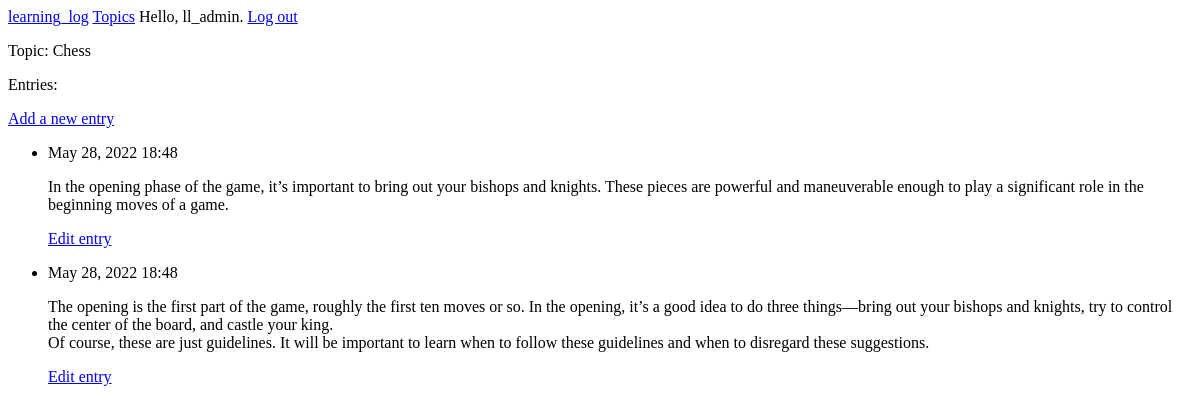
Before: /topics/1/ (signed in) with the older database file.
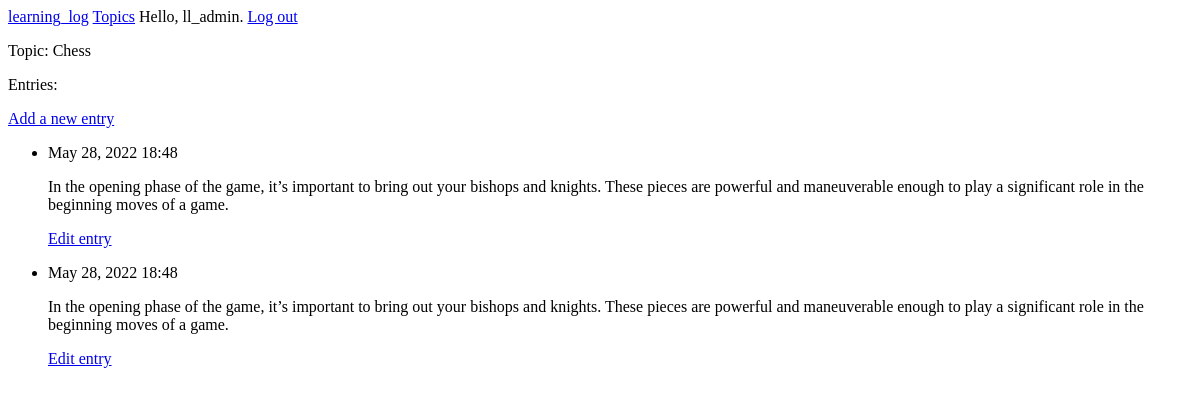
After: the same page with the newer database file.
### learning_logs/models.py (models this page shows, shortened)
class Entry(models.Model):
    topic = models.ForeignKey(Topic, on_delete=models.CASCADE)
    text = models.TextField()
    date_added = models.DateTimeField(auto_now_add=True)
    class Meta:
        verbose_name_plural = 'entries'

### learning_logs/views.py (the view)
# urls.py: path('topics/<int:topic_id>/', views.topic, name='topic'),
@login_required
def topic(request, topic_id):
    topic = Topic.objects.get(id=topic_id)
    if topic.owner != request.user:
        raise Http404
    entries = topic.entry_set.order_by('-date_added')
    context = {'topic': topic, 'entries': entries}
    return render(request, 'learning_logs/topic.html', context)

### learning_logs/models.py (called while the page is built)
    def __str__(self):
        return self.text

### learning_logs/templates/learning_logs/topic.html
{% extends "learning_logs/base.html" %}
{% block content %}
    <p>Topic: {{ topic }}</p>
<p>Entries:</p>
<p>
  <a href="{% url 'learning_logs:new_entry' topic.id %}">Add a new entry</a>
</p>
    <ul>
      {% for entry in entries %}
        <li>
          <p>{{ entry.date_added|date:'M d, Y H:i' }}</p>
          <p>{{ entry.text|linebreaks}}</p>
          <p>
            <a href="{% url 'learning_logs:edit_entry' entry.id %}">Edit entry</a>
          </p>
        </li>
        {% empty %}
          <li>There are no entries for this topic yet.</li>
      {% endfor %}
    </ul>
{% endblock content %}

Changed rows visible on the page:
changed Entry (number 2 of 2 on the later page): text "The opening is the first part of the game, roughly the first ten moves or so. In the opening, it’s a good idea to do three things—bring out your bishops and knights, try to control the center of the board, and castle your king. Of course, these are just guidelines. It will be important to learn when to follow these guidelines and when to disregard these suggestions." → "In the opening phase of the game, it’s important to bring out your bishops and knights. These pieces are powerful and maneuverable enough to play a significant role in the beginning moves of a game."
